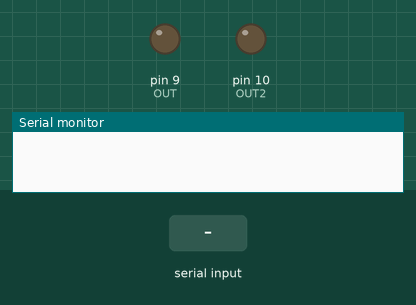
This sketch was run on a simulated Arduino Uno, built with avr-gcc and run on an emulated ATmega328P. On the bench: output pins drawn as LEDs (lit = HIGH), the last lines printed to the serial monitor. Inputs (shaded band) come from the test bench.

Above: at 1.2 s.
1.3 s: "1" received over Serial
At 2.3 s:
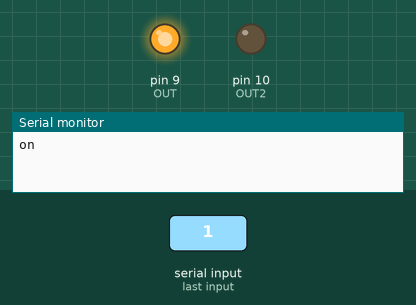
2.8 s: "3" received over Serial
At 3.4 s:
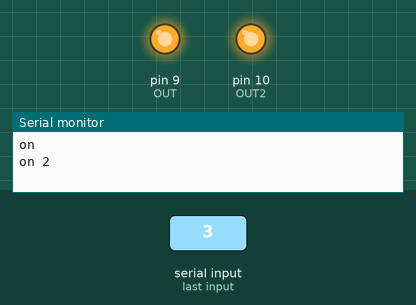
4.3 s: "0" received over Serial
At 4.6 s:
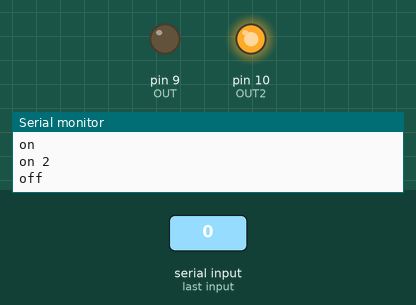
Timing chart, 0 to 7.3 s (numbered marks = the images above; inputs shaded):
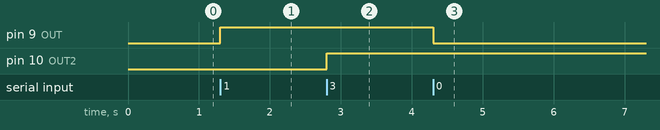

Measured:
- after the input at 1.3 s, pin 9 (OUT): LOW → HIGH at once
- after the input at 2.8 s, pin 10 (OUT2): LOW → HIGH at once
- after the input at 4.3 s, pin 9 (OUT): HIGH → LOW at once

The sketch:

sketch_mar17a.ino
```cpp
#define OUT 9
#define OUT2 10
void setup() {
  Serial.begin(9600);
  pinMode(OUT,OUTPUT);
  pinMode(OUT2,OUTPUT);
}

void loop() {
  char n='0';
  n=Serial.read();
  if(n=='1'){
    digitalWrite(OUT,HIGH);
    Serial.print("on\n");
  }else if(n=='0'){
    digitalWrite(OUT,LOW);
    Serial.print("off\n");
  }else if(n=='2'){
    digitalWrite(OUT2,LOW);
    Serial.print("off 2\n");
  }else if(n=='3'){
    digitalWrite(OUT2,HIGH);
    Serial.print("on 2\n");
  }
}
```
